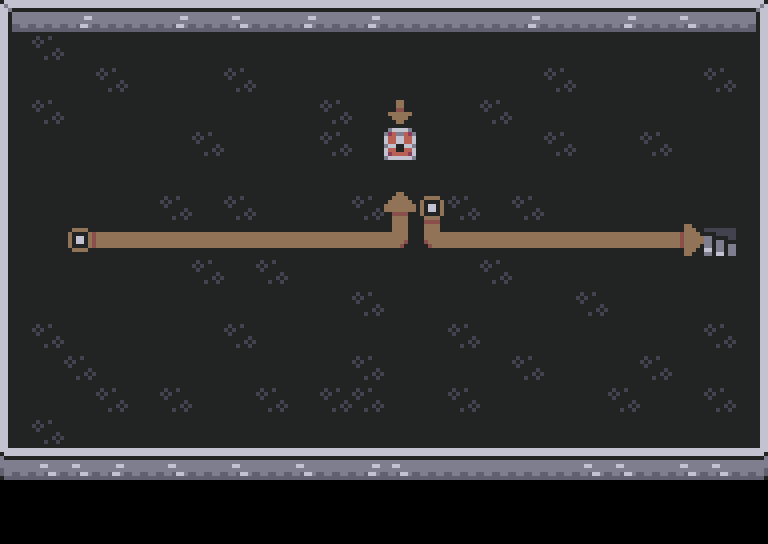

This is a level from a 2D game, rendered from its Tiled map with the project's own tilesets. A one-line summary and the complete map file follow:
An orthogonal 24x17 tile map with 32x32 px tiles, 2 tile layers (Base Level, Level Items) and 11 objects (4x wall, player_spawn, chest, exit).

<map version="1.5" tiledversion="1.7.2" orientation="orthogonal" renderorder="right-down" width="24" height="17" tilewidth="32" tileheight="32" infinite="0" nextlayerid="8" nextobjectid="21">
 <tileset firstgid="1" name="Basic" tilewidth="32" tileheight="32" spacing="4" tilecount="154" columns="14">
  <image source="../colored_tilemap.png" width="500" height="392" />
 </tileset>
 <layer id="2" name="Base Level" width="24" height="17">
  <data encoding="csv">
1,2,60,2,2,60,2,59,2,60,2,60,2,2,2,2,60,2,2,60,2,59,2,4,
15,61,16,16,16,16,16,16,16,16,16,16,16,16,16,16,16,16,16,16,16,16,16,18,
15,16,16,61,16,16,16,61,16,16,16,16,16,16,16,16,16,61,16,16,16,16,61,18,
15,61,16,16,16,16,16,16,16,16,61,16,16,16,16,61,16,16,16,16,16,16,16,18,
15,16,16,16,16,16,61,16,16,16,61,16,16,16,16,16,16,61,16,16,61,16,16,18,
15,16,16,16,16,16,16,16,16,16,16,16,16,16,16,16,16,16,16,16,16,16,16,18,
15,16,16,16,16,61,16,61,16,16,16,61,61,16,61,16,61,16,16,16,16,16,16,18,
15,16,16,16,16,16,16,16,16,16,16,16,16,16,16,16,16,16,16,16,61,16,16,18,
15,16,16,16,16,16,61,16,61,16,16,16,16,16,16,61,16,16,16,16,16,16,16,18,
15,16,16,16,16,16,16,16,16,16,16,61,16,16,16,16,16,16,61,16,16,16,16,18,
15,61,16,16,16,16,16,61,16,16,16,16,16,16,61,16,16,16,16,16,16,16,61,18,
15,16,61,16,16,16,16,16,16,16,16,61,16,16,16,16,61,16,16,16,61,16,16,18,
15,16,16,61,16,61,16,16,61,16,61,61,16,16,61,16,16,16,16,61,16,16,61,18,
15,61,16,16,16,16,16,16,16,16,16,16,16,16,16,16,16,16,16,16,16,16,16,18,
29,59,59,60,2,59,2,59,2,59,2,60,59,2,2,2,2,2,59,59,2,59,59,32,
0,0,0,0,0,0,0,0,0,0,0,0,0,0,0,0,0,0,0,0,0,0,0,0,
0,0,0,0,0,0,0,0,0,0,0,0,0,0,0,0,0,0,0,0,0,0,0,0
</data>
 </layer>
 <layer id="5" name="Level Items" width="24" height="17">
  <data encoding="csv">
0,0,0,0,0,0,0,0,0,0,0,0,0,0,0,0,0,0,0,0,0,0,0,0,
0,0,0,0,0,0,0,0,0,0,0,0,0,0,0,0,0,0,0,0,0,0,0,0,
0,0,0,0,0,0,0,0,0,0,0,0,0,0,0,0,0,0,0,0,0,0,0,0,
0,0,0,0,0,0,0,0,0,0,0,0,2684354648,0,0,0,0,0,0,0,0,0,0,0,
0,0,0,0,0,0,0,0,0,0,0,0,52,0,0,0,0,0,0,0,0,0,0,0,
0,0,0,0,0,0,0,0,0,0,0,0,0,0,0,0,0,0,0,0,0,0,0,0,
0,0,0,0,0,0,0,0,0,0,0,0,1610612838,2684354659,0,0,0,0,0,0,0,0,0,0,
0,0,99,100,100,100,100,100,100,100,100,100,1073741925,3221225573,100,100,100,100,100,100,100,102,47,0,
0,0,0,0,0,0,0,0,0,0,0,0,0,0,0,0,0,0,0,0,0,0,0,0,
0,0,0,0,0,0,0,0,0,0,0,0,0,0,0,0,0,0,0,0,0,0,0,0,
0,0,0,0,0,0,0,0,0,0,0,0,0,0,0,0,0,0,0,0,0,0,0,0,
0,0,0,0,0,0,0,0,0,0,0,0,0,0,0,0,0,0,0,0,0,0,0,0,
0,0,0,0,0,0,0,0,0,0,0,0,0,0,0,0,0,0,0,0,0,0,0,0,
0,0,0,0,0,0,0,0,0,0,0,0,0,0,0,0,0,0,0,0,0,0,0,0,
0,0,0,0,0,0,0,0,0,0,0,0,0,0,0,0,0,0,0,0,0,0,0,0,
0,0,0,0,0,0,0,0,0,0,0,0,0,0,0,0,0,0,0,0,0,0,0,0,
0,0,0,0,0,0,0,0,0,0,0,0,0,0,0,0,0,0,0,0,0,0,0,0
</data>
 </layer>
 <objectgroup id="7" name="Walls">
  <object id="9" type="wall" x="0.558919" y="0" width="768" height="32" />
  <object id="10" type="wall" x="0" y="32" width="9.50163" height="414.718" />
  <object id="11" type="wall" x="759.571" y="33.5352" width="7.82487" height="414.159" />
  <object id="12" type="wall" x="0" y="447" width="770.75" height="32" />
 </objectgroup>
 <objectgroup id="4" name="Objects">
  <object id="1" name="spawn" type="player_spawn" x="80" y="240">
   <point />
  </object>
  <object id="5" name="Treasure" type="chest" x="384.537" y="127.434" width="31.2995" height="31.2995">
   <properties>
    <property name="contents" value="tutorial_loot_0" />
   </properties>
  </object>
  <object id="7" name="Exit" type="exit" x="704.238" y="227.48" width="33.5352" height="29.6227">
   <properties>
    <property name="target_level" type="int" value="1" />
   </properties>
  </object>
  <object id="13" x="28" y="160" width="108" height="20">
   <text wrap="1" color="#ffffff">Click to Move</text>
  </object>
  <object id="14" x="348" y="60" width="96" height="20">
   <text wrap="1" color="#ffffff">Click To Loot</text>
  </object>
  <object id="19" x="650" y="185" width="83" height="20">
   <text wrap="1" color="#ffffff">Next Level</text>
  </object>
  <object id="20" x="434.14" y="544.389" width="333.955" height="34.0908">
   <text fontfamily="MS Shell Dlg 2" pixelsize="27" wrap="1" color="#ffffff">Click Bag To See Inventory</text>
  </object>
 </objectgroup>
</map>